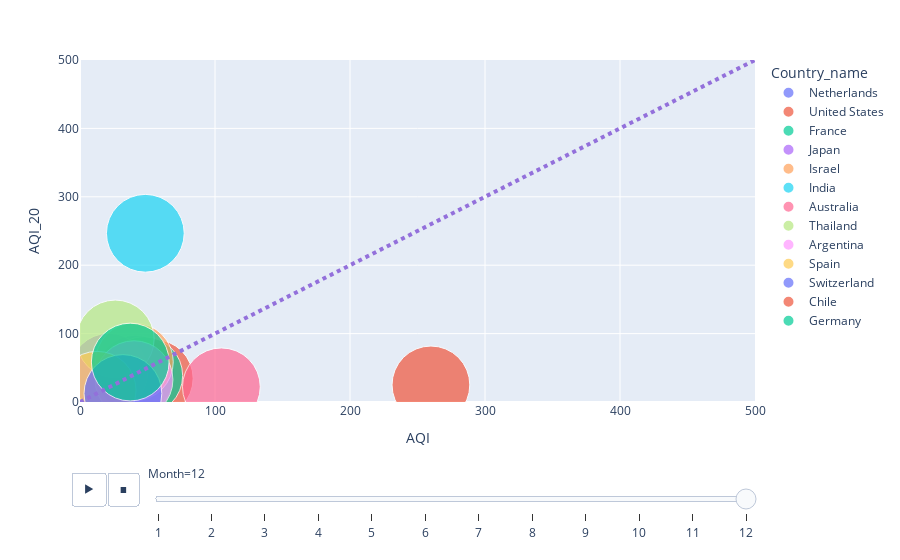

This figure's notebook cell:
### Code cell
import plotly.express as px

fig = px.scatter(df_anim, x='AQI', \
           y='AQI_20', animation_frame="Month", animation_group="Country_name", size=np.full(fill_value=1, shape=df_anim.shape[0]),
           color="Country_name", hover_name="City", log_x=False, size_max=55, range_x=[0,500], range_y=[0,500]
           )
fig.add_shape(type="line",
    x0=0, y0=0, x1=500, y1=500,
    line=dict(
        color="MediumPurple",
        width=4,
        dash="dot",
    )
)

### Figure 1 — Plotly figure (JSON) as saved in the notebook; plotly's stock layout.template omitted (floating-point values rounded to 4 significant figures)
{"data": [{"hovertemplate": "<b>%{hovertext}</b><br><br>Country_name=Netherlands<br>Month=12<br>AQI=%{x}<br>AQI_20=%{y}<br>size=%{marker.size}<extra></extra>", "hovertext": ["Rotterdam"], "ids": ["Netherlands"], "legendgroup": "Netherlands", "marker": {"color": "#636efa", "size": [1], "sizemode": "area", "sizeref": 0.0003306, "symbol": "circle"}, "mode": "markers", "name": "Netherlands", "orientation": "v", "showlegend": true, "type": "scatter", "x": [41.12], "xaxis": "x", "y": [40.8], "yaxis": "y"}, {"hovertemplate": "<b>%{hovertext}</b><br><br>Country_name=United States<br>Month=12<br>AQI=%{x}<br>AQI_20=%{y}<br>size=%{marker.size}<extra></extra>", "hovertext": ["San Francisco"], "ids": ["United States"], "legendgroup": "United States", "marker": {"color": "#EF553B", "size": [1], "sizemode": "area", "sizeref": 0.0003306, "symbol": "circle"}, "mode": "markers", "name": "United States", "orientation": "v", "showlegend": true, "type": "scatter", "x": [55], "xaxis": "x", "y": [34.43], "yaxis": "y"}, {"hovertemplate": "<b>%{hovertext}</b><br><br>Country_name=France<br>Month=12<br>AQI=%{x}<br>AQI_20=%{y}<br>size=%{marker.size}<extra></extra>", "hovertext": ["Paris"], "ids": ["France"], "legendgroup": "France", "marker": {"color": "#00cc96", "size": [1], "sizemode": "area", "sizeref": 0.0003306, "symbol": "circle"}, "mode": "markers", "name": "France", "orientation": "v", "showlegend": true, "type": "scatter", "x": [47.24], "xaxis": "x", "y": [38.6], "yaxis": "y"}, {"hovertemplate": "<b>%{hovertext}</b><br><br>Country_name=Japan<br>Month=12<br>AQI=%{x}<br>AQI_20=%{y}<br>size=%{marker.size}<extra></extra>", "hovertext": ["Tokyo"], "ids": ["Japan"], "legendgroup": "Japan", "marker": {"color": "#ab63fa", "size": [1], "sizemode": "area", "sizeref": 0.0003306, "symbol": "circle"}, "mode": "markers", "name": "Japan", "orientation": "v", "showlegend": true, "type": "scatter", "x": [21.36], "xaxis": "x", "y": [43.54], "yaxis": "y"}, {"hovertemplate": "<b>%{hovertext}</b><br><br>Country_name=Israel<br>Month=12<br>AQI=%{x}<br>AQI_20=%{y}<br>size=%{marker.size}<extra></extra>", "hovertext": ["Jerusalem"], "ids": ["Israel"], "legendgroup": "Israel", "marker": {"color": "#FFA15A", "size": [1], "sizemode": "area", "sizeref": 0.0003306, "symbol": "circle"}, "mode": "markers", "name": "Israel", "orientation": "v", "showlegend": true, "type": "scatter", "x": [40.27], "xaxis": "x", "y": [58.74], "yaxis": "y"}, {"hovertemplate": "<b>%{hovertext}</b><br><br>Country_name=India<br>Month=12<br>AQI=%{x}<br>AQI_20=%{y}<br>size=%{marker.size}<extra></extra>", "hovertext": ["Delhi"], "ids": ["India"], "legendgroup": "India", "marker": {"color": "#19d3f3", "size": [1], "sizemode": "area", "sizeref": 0.0003306, "symbol": "circle"}, "mode": "markers", "name": "India", "orientation": "v", "showlegend": true, "type": "scatter", "x": [48.39], "xaxis": "x", "y": [246.7], "yaxis": "y"}, {"hovertemplate": "<b>%{hovertext}</b><br><br>Country_name=Australia<br>Month=12<br>AQI=%{x}<br>AQI_20=%{y}<br>size=%{marker.size}<extra></extra>", "hovertext": ["Melbourne"], "ids": ["Australia"], "legendgroup": "Australia", "marker": {"color": "#FF6692", "size": [1], "sizemode": "area", "sizeref": 0.0003306, "symbol": "circle"}, "mode": "markers", "name": "Australia", "orientation": "v", "showlegend": true, "type": "scatter", "x": [104.7], "xaxis": "x", "y": [22.2], "yaxis": "y"}, {"hovertemplate": "<b>%{hovertext}</b><br><br>Country_name=Thailand<br>Month=12<br>AQI=%{x}<br>AQI_20=%{y}<br>size=%{marker.size}<extra></extra>", "hovertext": ["Bangkok"], "ids": ["Thailand"], "legendgroup": "Thailand", "marker": {"color": "#B6E880", "size": [1], "sizemode": "area", "sizeref": 0.0003306, "symbol": "circle"}, "mode": "markers", "name": "Thailand", "orientation": "v", "showlegend": true, "type": "scatter", "x": [26.12], "xaxis": "x", "y": [92.17], "yaxis": "y"}, {"hovertemplate": "<b>%{hovertext}</b><br><br>Country_name=Argentina<br>Month=12<br>AQI=%{x}<br>AQI_20=%{y}<br>size=%{marker.size}<extra></extra>", "hovertext": ["Buenos Aires"], "ids": ["Argentina"], "legendgroup": "Argentina", "marker": {"color": "#FF97FF", "size": [1], "sizemode": "area", "sizeref": 0.0003306, "symbol": "circle"}, "mode": "markers", "name": "Argentina", "orientation": "v", "showlegend": true, "type": "scatter", "x": [40.03], "xaxis": "x", "y": [32.66], "yaxis": "y"}, {"hovertemplate": "<b>%{hovertext}</b><br><br>Country_name=Spain<br>Month=12<br>AQI=%{x}<br>AQI_20=%{y}<br>size=%{marker.size}<extra></extra>", "hovertext": ["Barcelona", "Madrid"], "ids": ["Spain", "Spain"], "legendgroup": "Spain", "marker": {"color": "#FECB52", "size": [1, 1], "sizemode": "area", "sizeref": 0.0003306, "symbol": "circle"}, "mode": "markers", "name": "Spain", "orientation": "v", "showlegend": true, "type": "scatter", "x": [12.68, 55.03], "xaxis": "x", "y": [17.14, 31.23], "yaxis": "y"}, {"hovertemplate": "<b>%{hovertext}</b><br><br>Country_name=Switzerland<br>Month=12<br>AQI=%{x}<br>AQI_20=%{y}<br>size=%{marker.size}<extra></extra>", "hovertext": ["Zürich"], "ids": ["Switzerland"], "legendgroup": "Switzerland", "marker": {"color": "#636efa", "size": [1], "sizemode": "area", "sizeref": 0.0003306, "symbol": "circle"}, "mode": "markers", "name": "Switzerland", "orientation": "v", "showlegend": true, "type": "scatter", "x": [31.79], "xaxis": "x", "y": [12.47], "yaxis": "y"}, {"hovertemplate": "<b>%{hovertext}</b><br><br>Country_name=Chile<br>Month=12<br>AQI=%{x}<br>AQI_20=%{y}<br>size=%{marker.size}<extra></extra>", "hovertext": ["Los Ángeles"], "ids": ["Chile"], "legendgroup": "Chile", "marker": {"color": "#EF553B", "size": [1], "sizemode": "area", "sizeref": 0.0003306, "symbol": "circle"}, "mode": "markers", "name": "Chile", "orientation": "v", "showlegend": true, "type": "scatter", "x": [259.9], "xaxis": "x", "y": [24.97], "yaxis": "y"}, {"hovertemplate": "<b>%{hovertext}</b><br><br>Country_name=Germany<br>Month=12<br>AQI=%{x}<br>AQI_20=%{y}<br>size=%{marker.size}<extra></extra>", "hovertext": ["Berlin"], "ids": ["Germany"], "legendgroup": "Germany", "marker": {"color": "#00cc96", "size": [1], "sizemode": "area", "sizeref": 0.0003306, "symbol": "circle"}, "mode": "markers", "name": "Germany", "orientation": "v", "showlegend": true, "type": "scatter", "x": [37.22], "xaxis": "x", "y": [58.41], "yaxis": "y"}], "layout": {"autosize": true, "legend": {"itemsizing": "constant", "title": {"text": "Country_name"}, "tracegroupgap": 0}, "margin": {"t": 60}, "shapes": [{"line": {"color": "MediumPurple", "dash": "dot", "width": 4}, "type": "line", "x0": 0, "x1": 500, "y0": 0, "y1": 500}], "sliders": [{"active": 11, "currentvalue": {"prefix": "Month="}, "len": 0.9, "pad": {"b": 10, "t": 60}, "steps": [{"args": [["1"], {"frame": {"duration": 0, "redraw": false}, "fromcurrent": true, "mode": "immediate", "transition": {"duration": 0, "easing": "linear"}}], "label": "1", "method": "animate"}, {"args": [["2"], {"frame": {"duration": 0, "redraw": false}, "fromcurrent": true, "mode": "immediate", "transition": {"duration": 0, "easing": "linear"}}], "label": "2", "method": "animate"}, {"args": [["3"], {"frame": {"duration": 0, "redraw": false}, "fromcurrent": true, "mode": "immediate", "transition": {"duration": 0, "easing": "linear"}}], "label": "3", "method": "animate"}, {"args": [["4"], {"frame": {"duration": 0, "redraw": false}, "fromcurrent": true, "mode": "immediate", "transition": {"duration": 0, "easing": "linear"}}], "label": "4", "method": "animate"}, {"args": [["5"], {"frame": {"duration": 0, "redraw": false}, "fromcurrent": true, "mode": "immediate", "transition": {"duration": 0, "easing": "linear"}}], "label": "5", "method": "animate"}, {"args": [["6"], {"frame": {"duration": 0, "redraw": false}, "fromcurrent": true, "mode": "immediate", "transition": {"duration": 0, "easing": "linear"}}], "label": "6", "method": "animate"}, {"args": [["7"], {"frame": {"duration": 0, "redraw": false}, "fromcurrent": true, "mode": "immediate", "transition": {"duration": 0, "easing": "linear"}}], "label": "7", "method": "animate"}, {"args": [["8"], {"frame": {"duration": 0, "redraw": false}, "fromcurrent": true, "mode": "immediate", "transition": {"duration": 0, "easing": "linear"}}], "label": "8", "method": "animate"}, {"args": [["9"], {"frame": {"duration": 0, "redraw": false}, "fromcurrent": true, "mode": "immediate", "transition": {"duration": 0, "easing": "linear"}}], "label": "9", "method": "animate"}, {"args": [["10"], {"frame": {"duration": 0, "redraw": false}, "fromcurrent": true, "mode": "immediate", "transition": {"duration": 0, "easing": "linear"}}], "label": "10", "method": "animate"}, {"args": [["11"], {"frame": {"duration": 0, "redraw": false}, "fromcurrent": true, "mode": "immediate", "transition": {"duration": 0, "easing": "linear"}}], "label": "11", "method": "animate"}, {"args": [["12"], {"frame": {"duration": 0, "redraw": false}, "fromcurrent": true, "mode": "immediate", "transition": {"duration": 0, "easing": "linear"}}], "label": "12", "method": "animate"}], "x": 0.1, "xanchor": "left", "y": 0, "yanchor": "top"}], "updatemenus": [{"active": 0, "buttons": [{"args": [null, {"frame": {"duration": 500, "redraw": false}, "fromcurrent": true, "mode": "immediate", "transition": {"duration": 500, "easing": "linear"}}], "label": "&#9654;", "method": "animate"}, {"args": [[null], {"frame": {"duration": 0, "redraw": false}, "fromcurrent": true, "mode": "immediate", "transition": {"duration": 0, "easing": "linear"}}], "label": "&#9724;", "method": "animate"}], "direction": "left", "pad": {"r": 10, "t": 70}, "showactive": false, "type": "buttons", "x": 0.1, "xanchor": "right", "y": 0, "yanchor": "top"}], "xaxis": {"anchor": "y", "domain": [0, 1], "range": [0, 500], "title": {"text": "AQI"}, "type": "linear"}, "yaxis": {"anchor": "x", "domain": [0, 1], "range": [0, 500], "title": {"text": "AQI_20"}, "type": "linear"}}}
